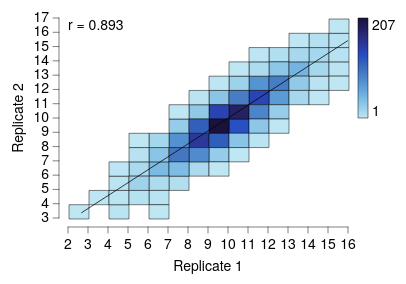

Express this chart as Vega-Lite.
### Vega-Lite specification from a JSON file in a GitHub repository (floating-point values rounded to 4 significant figures; data arrays with more than 128 entries replaced by an {"elided": "..."} marker saying what was removed)
{"background": null, "config": {"arc": {"fill": "#DBDBDB", "fillOpacity": 1.0, "innerRadius": 25.0, "padAngle": 0.03, "stroke": "black", "strokeOpacity": 1, "strokeWidth": 0.25}, "area": {"fill": "#DBDBDB", "fillOpacity": 1.0, "stroke": "black", "strokeOpacity": 1, "strokeWidth": 0.25}, "axis": {"domain": true, "domainCap": "round", "domainColor": "black", "domainWidth": 0.25, "grid": false, "gridCap": "round", "gridColor": "#F1F1F1", "gridDash": [0, 0], "gridOpacity": 1.0, "gridWidth": 0.25, "labelColor": "black", "labelFont": "HelveticaNeue", "labelFontSize": 7, "labelFontStyle": "normal", "labelFontWeight": 400, "offset": 4.5, "ticks": true, "tickCap": "round", "tickColor": "black", "tickRound": false, "tickSize": 3, "tickWidth": 0.25, "titleColor": "black", "titleFont": "HelveticaNeue", "titleFontSize": 7, "titleFontStyle": "normal", "titleFontWeight": 400}, "axisX": {"domain": true, "labelAlign": "center", "labelAngle": 0, "labels": true, "ticks": true, "translate": 0}, "axisY": {"domain": true, "labelAlign": "right", "labelAngle": 0, "labels": true, "ticks": true, "translate": 0}, "axisRight": {"domain": true, "labelAlign": "left", "labelAngle": 0, "labels": true, "ticks": true, "translate": 0}, "axisTop": {"domain": true, "labelAlign": "center", "labelAngle": 0, "labels": true, "ticks": true, "translate": 0}, "axisBand": {"tickOffset": 0}, "bar": {"fill": "#DBDBDB", "fillOpacity": 1.0, "stroke": "black", "strokeOpacity": 1, "strokeWidth": 0.25}, "boxplot": {"size": 9.0, "ticks": {"cornerRadius": 0.25, "fill": "black", "size": 4.5, "thickness": 0.25}, "box": {"fillOpacity": 1.0, "stroke": "black", "strokeOpacity": 1, "strokeWidth": 0.25}, "median": {"fill": "black", "fillOpacity": 1.0, "size": 9.0, "thickness": 0.25}, "rule": {"fill": "black", "fillOpacity": 1.0, "size": 10.0, "stroke": "black", "strokeDash": [0, 0], "strokeOpacity": 1, "strokeWidth": 0.25}, "outliers": {"color": "black", "fill": "black", "fillOpacity": 1.0, "size": 0, "stroke": "black", "strokeOpacity": 1, "strokeWidth": 0.25}}, "circle": {"fill": "black", "fillOpacity": 1.0, "size": 0.5, "stroke": null, "strokeOpacity": 1, "strokeWidth": 0.25}, "errorband": {"band": {"fillOpacity": 0.6, "stroke": null, "strokeWidth": 0.25, "strokeOpacity": 1}, "borders": {"opacity": 0, "strokeOpacity": 0.25, "strokeWidth": 1}}, "errorbar": {"opacity": 1, "rule": {"strokeDash": [0, 0], "strokeWidth": 0.5}, "ticks": {"color": "black", "cornerRadius": 0.25, "opacity": 1, "size": 6.0, "thickness": 0.5}, "thickness": 0.5}, "font": "HelveticaNeue", "geoshape": {"fill": "#DBDBDB", "fillOpacity": 1.0, "stroke": "black", "strokeOpacity": 1, "strokeWidth": 0.25}, "header": {"labelColor": "black", "labelFont": "HelveticaNeue", "labelFontSize": 7, "labelFontStyle": "normal", "labelFontWeight": 400, "titleColor": "black", "titleFont": "HelveticaNeue", "titleFontSize": 7, "titleFontStyle": "normal", "titleFontWeight": 400, "titlePadding": 0}, "legend": {"disable": false, "offset": 4.5, "gradientLength": 50.0, "gradientThickness": 5.0, "gradientOpacity": 1.0, "gradientStrokeColor": "black", "gradientStrokeWidth": 0.25, "labelColor": "black", "labelFont": "HelveticaNeue", "labelFontSize": 7, "labelFontStyle": "normal", "labelFontWeight": 400, "strokeColor": "black", "strokeWidth": 0, "symbolSize": 42, "symbolStrokeColor": "black", "symbolStrokeWidth": 0.25, "titleColor": "black", "titleFont": "HelveticaNeue", "titleFontSize": 7, "titleFontStyle": "normal", "titleFontWeight": 400}, "line": {"color": "black", "stroke": "black", "strokeCap": "round", "strokeDash": [0, 0], "strokeOpacity": 1, "strokeWidth": 0.375}, "point": {"filled": true, "fill": "#DBDBDB", "fillOpacity": 1.0, "size": 5.0, "stroke": "black", "strokeOpacity": 1, "strokeWidth": 0.25}, "range": {"category": ["#BFE6F3", "#9DD2EB", "#7FBDE3", "#64A7DC", "#5390D0", "#4579C1", "#3562B9", "#264AC1", "#2B3A9F", "#292C7C", "#231E5B", "#19123D"], "diverging": {"scheme": ["#BFE6F3", "#9DD2EB", "#7FBDE3", "#64A7DC", "#5390D0", "#4579C1", "#3562B9", "#264AC1", "#2B3A9F", "#292C7C", "#231E5B", "#19123D"]}, "heatmap": {"scheme": ["#BFE6F3", "#9DD2EB", "#7FBDE3", "#64A7DC", "#5390D0", "#4579C1", "#3562B9", "#264AC1", "#2B3A9F", "#292C7C", "#231E5B", "#19123D"]}, "ordinal": {"scheme": ["#BFE6F3", "#9DD2EB", "#7FBDE3", "#64A7DC", "#5390D0", "#4579C1", "#3562B9", "#264AC1", "#2B3A9F", "#292C7C", "#231E5B", "#19123D"]}, "ramp": {"scheme": ["#BFE6F3", "#9DD2EB", "#7FBDE3", "#64A7DC", "#5390D0", "#4579C1", "#3562B9", "#264AC1", "#2B3A9F", "#292C7C", "#231E5B", "#19123D"]}}, "rule": {"color": "black", "stroke": "black", "strokeCap": "round", "strokeDash": [2, 2], "strokeOpacity": 1, "strokeWidth": 0.25}, "scale": {"bandPaddingInner": 0.1, "bandPaddingOuter": 0.1, "round": false}, "rect": {"fill": "#DBDBDB", "fillOpacity": 1.0, "stroke": "black", "strokeOpacity": 1, "strokeWidth": 0.25}, "square": {"fill": "#DBDBDB", "fillOpacity": 1.0, "size": 10.0, "stroke": "black", "strokeOpacity": 1, "strokeWidth": 0.25}, "text": {"color": "black", "font": "HelveticaNeue", "fontSize": 7, "fontStyle": "normal", "fontWeight": 400}, "title": {"anchor": "middle", "frame": "group", "color": "black", "font": "HelveticaNeue", "fontSize": 7, "fontStyle": "normal", "fontWeight": 400, "subtitleColor": "black", "subtitleFont": "HelveticaNeue", "subtitleFontSize": "HelveticaNeue", "subtitleFontStyle": "normal", "subtitleFontWeight": 400}, "view": {"continuousWidth": 140, "continuousHeight": 100, "discreteWidth": 140, "discreteHeight": 100, "fill": null, "stroke": null, "strokeWidth": 0.25}}, "layer": [{"data": {"name": "data-c3453f9bca61042f9335852521770735"}, "mark": {"type": "rect"}, "encoding": {"color": {"aggregate": "count", "title": null, "type": "quantitative"}, "x": {"bin": {"maxbins": 24}, "field": "rep1", "title": "Replicate 1", "type": "quantitative"}, "y": {"bin": {"maxbins": 24}, "field": "rep2", "title": "Replicate 2", "type": "quantitative"}}}, {"layer": [{"data": {"name": "data-4edebf6c9b8732ad946b1405c0285a16"}, "mark": {"type": "line"}, "encoding": {"x": {"field": "_x", "type": "quantitative"}, "y": {"field": "_y", "type": "quantitative"}}}, {"data": {"values": [{"__dysonsphere__": 1}]}, "mark": {"type": "text", "align": "left", "angle": 0, "baseline": "top", "dx": 0, "dy": 0, "fontSize": 7, "opacity": 1.0}, "encoding": {"text": {"value": "r = 0.893"}, "x": {"value": 0}, "y": {"value": 0}}}], "name": "__dysonsphere_3cd12293868eb54c_1"}], "$schema": "https://vega.github.io/schema/vega-lite/v6.4.1.json", "datasets": {"data-c3453f9bca61042f9335852521770735": {"elided": "2500 records"}, "data-4edebf6c9b8732ad946b1405c0285a16": [{"_x": 2.678, "_y": 3.369, "__dysonsphere__": 1}, {"_x": 15.98, "_y": 15.4, "__dysonsphere__": 1}]}}
